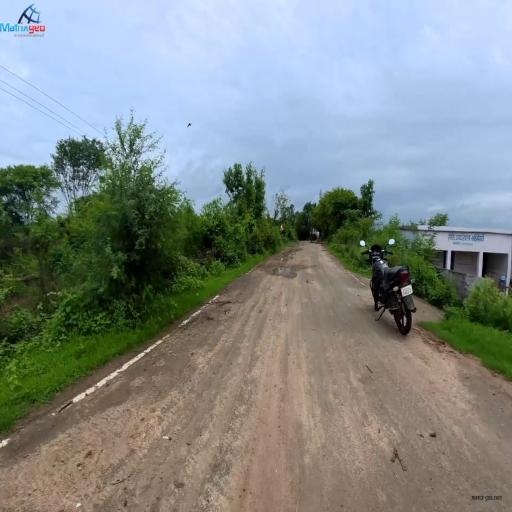
#> input picture data/mp_road/test/images/ApplicationFrameHost_1XTS9B2mXa_png.rf.b67194bee274dc65319a04afcb0abf3a.jpg, 512 x 512 px; its folder holds only this picture in this run
$ python -i frame_picker.py   (imports and definitions only)
#> lines starting #> are read from the running program, lines starting #| are printed output that depends on the picture
### src/rdd/utils/logging.py
"""Console + file logging, shared across stages."""
from __future__ import annotations

import logging
import sys
from pathlib import Path

_CONFIGURED = False


def get_logger(name: str = "rdd") -> logging.Logger:
#> further down, picture is the input picture: shape (512, 512, 3); mean B, G, R 137.4, 138.7, 130.4
    return logging.getLogger(name)


# [23 lines left out: function setup_logging, not called in this run]

### src/rdd/annotate/frame_picker.py
"""Active-learning frame picker: surface the most useful frames to label first.

Strategies:
  * diversity   : pick frames that are visually most different (greedy farthest-
                  point on a cheap color/gradient feature) — maximises coverage.
  * uncertainty : run the current model and pick frames where it's least
                  confident / most ambiguous — needs a loaded model.
  * random      : baseline.

Returns an ordered list of frame paths (best first).
"""
from __future__ import annotations

from pathlib import Path

from ..utils.logging import get_logger

log = get_logger("rdd.annotate.picker")


def _feature(img) -> "list[float]":
    import cv2
    import numpy as np

    small = cv2.resize(img, (64, 64))
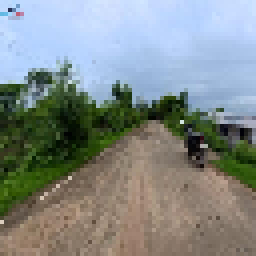
#> small: shape (64, 64, 3) (shown 4 times larger); mean B, G, R 137.6, 138.9, 130.6
    hsv = cv2.cvtColor(small, cv2.COLOR_BGR2HSV)
#> hsv: shape (64, 64, 3); mean H, S, V 59.7, 86.4, 159.1
    hist = cv2.calcHist([hsv], [0, 1], None, [16, 16], [0, 180, 0, 256])
    hist = cv2.normalize(hist, hist).flatten()
#> hist = 256 values, max 0.728 at index 148, min 0 at index 7, mean 0.0108
    return hist


# [50 lines left out: function pick_frames, not called in this run]

>>> import cv2
>>> picture = cv2.imread('../../../data/mp_road/test/images/ApplicationFrameHost_1XTS9B2mXa_png.rf.b67194bee274dc65319a04afcb0abf3a.jpg')
>>> result = _feature(picture)
#> result has the same summary as hist in _feature

$ run again, on data/mp_road/test/images/ApplicationFrameHost_2tRuinIXOH_png.rf.c80c7206f1e52f620f469f750c537735.jpg
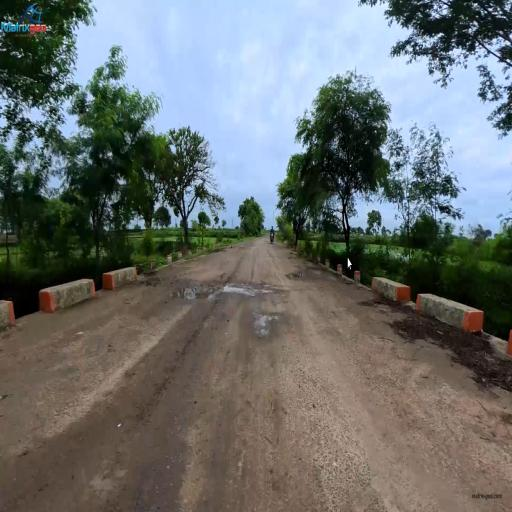
#> input picture data/mp_road/test/images/ApplicationFrameHost_2tRuinIXOH_png.rf.c80c7206f1e52f620f469f750c537735.jpg, 512 x 512 px
#> picture is the input picture: shape (512, 512, 3); mean B, G, R 111, 111.8, 107.3
#> in _feature, `small = cv2.resize(img, (64, 64))`:
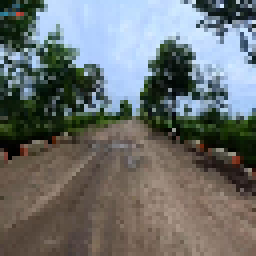
#> small: shape (64, 64, 3) (shown 4 times larger); mean B, G, R 111.3, 112.1, 107.6
#> hsv: shape (64, 64, 3); mean H, S, V 52.5, 84.6, 128.3
#> hist = 256 values, max 0.569 at index 20, min 0 at index 14, mean 0.0135
#> result has the same summary as hist in _feature

$ run again, on data/mp_road/test/images/ApplicationFrameHost_8UeCAPc1BF_png.rf.d90890e8fa4e75812254999e0b61130e.jpg
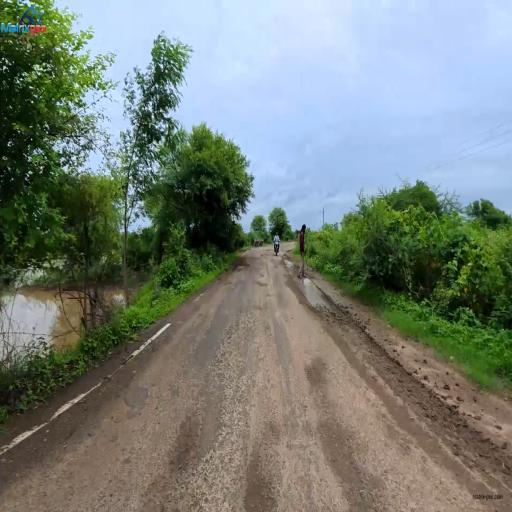
#> input picture data/mp_road/test/images/ApplicationFrameHost_8UeCAPc1BF_png.rf.d90890e8fa4e75812254999e0b61130e.jpg, 512 x 512 px
#> picture is the input picture: shape (512, 512, 3); mean B, G, R 121.2, 128.6, 119.4
#> in _feature, `small = cv2.resize(img, (64, 64))`:
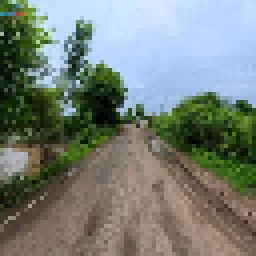
#> small: shape (64, 64, 3) (shown 4 times larger); mean B, G, R 121.3, 128.6, 119.5
#> hsv: shape (64, 64, 3); mean H, S, V 54, 90.4, 145
#> hist = 256 values, max 0.551 at index 19, min 0 at index 6, mean 0.0144
#> result has the same summary as hist in _feature

$ run again, on data/mp_road/test/images/ApplicationFrameHost_DqB1vikUuG_png.rf.e50a34e44903efd57ab7f86ba9d81ca1.jpg
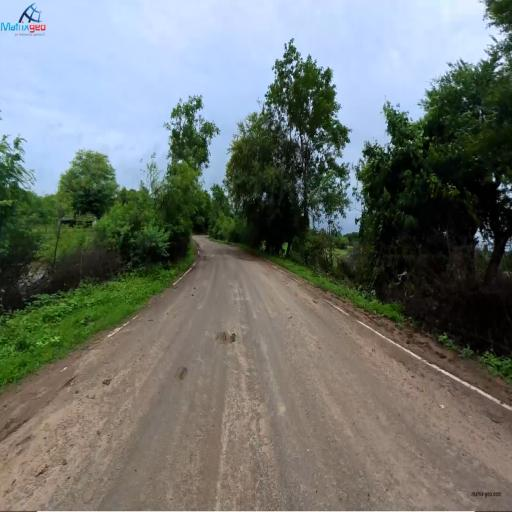
#> input picture data/mp_road/test/images/ApplicationFrameHost_DqB1vikUuG_png.rf.e50a34e44903efd57ab7f86ba9d81ca1.jpg, 512 x 512 px
#> picture is the input picture: shape (512, 512, 3); mean B, G, R 112.9, 117.3, 111.7
#> in _feature, `small = cv2.resize(img, (64, 64))`:
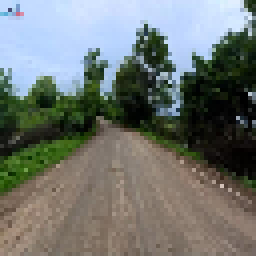
#> small: shape (64, 64, 3) (shown 4 times larger); mean B, G, R 112.8, 117.2, 111.5
#> hsv: shape (64, 64, 3); mean H, S, V 50.3, 82.5, 131.7
#> hist = 256 values, max 0.76 at index 19, min 0 at index 1, mean 0.0136
#> result has the same summary as hist in _feature
